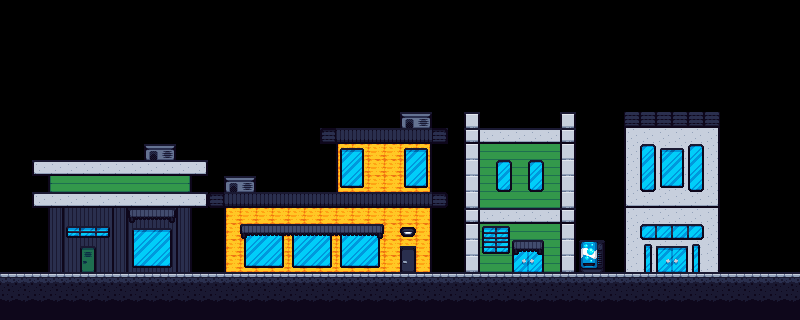

A 2D game scene composited from a Tiled map and its tileset images. What follows is a short description and the map's XML, with each tile layer's data collapsed to a summary:
An orthogonal 50x20 tile map with 16x16 px tiles, 4 tile layers (ground, buildings, details, secondaryDetailsLayer).

<map version="1.10" tiledversion="1.12.2" orientation="orthogonal" renderorder="right-down" width="50" height="20" tilewidth="16" tileheight="16" infinite="0" nextlayerid="5" nextobjectid="1">
 <tileset firstgid="1" source="molipunk.tsx" />
 <layer id="1" name="ground" width="50" height="20">
  <data>[1000 cells, 150 non-empty, 3 distinct tile ids]</data>
 </layer>
 <layer id="2" name="buildings" width="50" height="20">
  <data>[1000 cells, 283 non-empty, 24 distinct tile ids]</data>
 </layer>
 <layer id="3" name="details" width="50" height="20">
  <data>[1000 cells, 122 non-empty, 45 distinct tile ids]</data>
 </layer>
 <layer id="4" name="secondaryDetailsLayer" width="50" height="20">
  <data>[1000 cells, 11 non-empty, 3 distinct tile ids]</data>
 </layer>
</map>
